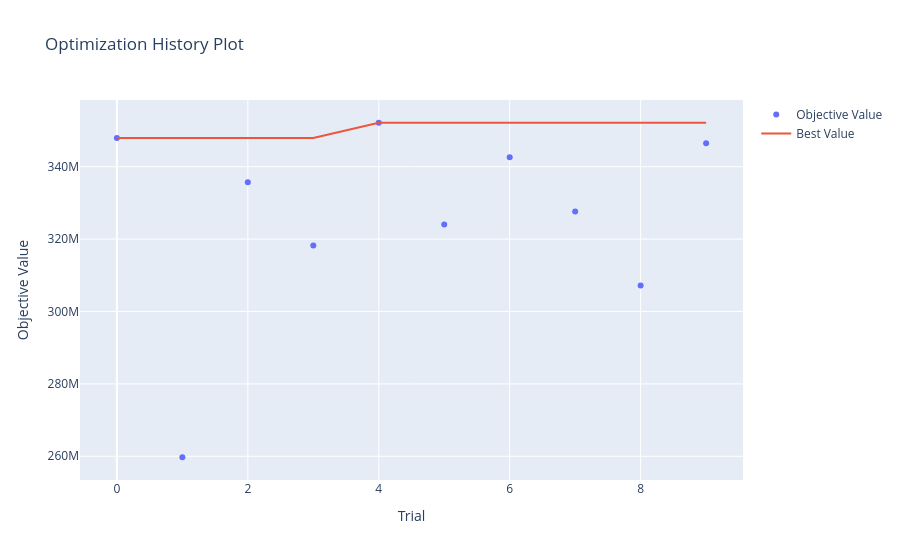

Here is the notebook cell this chart was saved with:
### Markdown cell above
Analicemos los resultados de la optimización, como venimos haciendo en clases anteriores.

### Code cell
optuna.visualization.plot_optimization_history(study)

### Figure 1 — Plotly figure (JSON) as saved in the notebook; plotly's stock layout.template omitted (floating-point values rounded to 4 significant figures)
{"data": [{"mode": "markers", "name": "Objective Value", "type": "scatter", "x": [0, 1, 2, 3, 4, 5, 6, 7, 8, 9], "y": [347900000.0, 259700000.0, 335700000.0, 318300000.0, 352100000.0, 324000000.0, 342595000, 327635000, 307200000.0, 346500000.0]}, {"mode": "lines", "name": "Best Value", "type": "scatter", "x": [0, 1, 2, 3, 4, 5, 6, 7, 8, 9], "y": [347900000.0, 347900000.0, 347900000.0, 347900000.0, 352100000.0, 352100000.0, 352100000.0, 352100000.0, 352100000.0, 352100000.0]}, {"marker": {"color": "#cccccc"}, "mode": "markers", "name": "Infeasible Trial", "showlegend": false, "type": "scatter", "x": [], "y": []}], "layout": {"title": {"text": "Optimization History Plot"}, "xaxis": {"title": {"text": "Trial"}}, "yaxis": {"title": {"text": "Objective Value"}}}}
